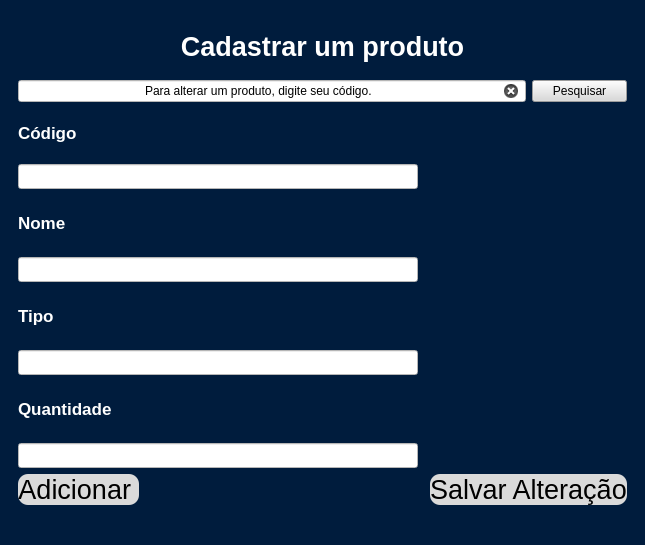
<?xml version="1.0" encoding="UTF-8"?>
<ui version="4.0">
 <class>MainWindow</class>
 <widget class="QMainWindow" name="MainWindow">
  <property name="geometry">
   <rect>
    <x>0</x>
    <y>0</y>
    <width>645</width>
    <height>545</height>
   </rect>
  </property>
  <property name="minimumSize">
   <size>
    <width>645</width>
    <height>545</height>
   </size>
  </property>
  <property name="maximumSize">
   <size>
    <width>1000</width>
    <height>850</height>
   </size>
  </property>
  <property name="font">
   <font>
    <weight>50</weight>
    <bold>false</bold>
   </font>
  </property>
  <property name="windowTitle">
   <string>Cadastro Produto</string>
  </property>
  <property name="styleSheet">
   <string notr="true">background-color: rgb(0, 28, 61);</string>
  </property>
  <widget class="QWidget" name="centralwidget">
   <layout class="QGridLayout" name="gridLayout_2">
    <item row="0" column="0">
     <layout class="QGridLayout" name="gridLayout">
      <property name="leftMargin">
       <number>9</number>
      </property>
      <property name="topMargin">
       <number>9</number>
      </property>
      <property name="rightMargin">
       <number>9</number>
      </property>
      <property name="bottomMargin">
       <number>9</number>
      </property>
      <property name="spacing">
       <number>6</number>
      </property>
      <item row="1" column="3">
       <widget class="QPushButton" name="Pesquisar">
        <property name="styleSheet">
         <string notr="true">background-color: rgb(218, 218, 218);</string>
        </property>
        <property name="text">
         <string>Pesquisar</string>
        </property>
       </widget>
      </item>
      <item row="4" column="0">
       <widget class="QLabel" name="label_3">
        <property name="font">
         <font>
          <pointsize>13</pointsize>
          <weight>75</weight>
          <bold>true</bold>
         </font>
        </property>
        <property name="styleSheet">
         <string notr="true">color: rgb(255, 255, 255);</string>
        </property>
        <property name="text">
         <string>Nome</string>
        </property>
       </widget>
      </item>
      <item row="1" column="0" colspan="3">
       <widget class="QLineEdit" name="lineEdit_5">
        <property name="styleSheet">
         <string notr="true">background-color: rgb(255, 255, 255);</string>
        </property>
        <property name="text">
         <string>Para alterar um produto, digite seu código.</string>
        </property>
        <property name="alignment">
         <set>Qt::AlignCenter</set>
        </property>
        <property name="clearButtonEnabled">
         <bool>true</bool>
        </property>
       </widget>
      </item>
      <item row="9" column="0" colspan="4">
       <widget class="QLineEdit" name="lineEdit_4">
        <property name="minimumSize">
         <size>
          <width>100</width>
          <height>25</height>
         </size>
        </property>
        <property name="maximumSize">
         <size>
          <width>400</width>
          <height>25</height>
         </size>
        </property>
        <property name="styleSheet">
         <string notr="true">background-color: rgb(255, 255, 255);</string>
        </property>
       </widget>
      </item>
      <item row="0" column="0" colspan="4">
       <widget class="QLabel" name="label">
        <property name="font">
         <font>
          <pointsize>20</pointsize>
          <weight>75</weight>
          <bold>true</bold>
         </font>
        </property>
        <property name="styleSheet">
         <string notr="true">color: rgb(255, 255, 255);</string>
        </property>
        <property name="text">
         <string>Cadastrar um produto</string>
        </property>
        <property name="alignment">
         <set>Qt::AlignCenter</set>
        </property>
       </widget>
      </item>
      <item row="2" column="0">
       <widget class="QLabel" name="label_2">
        <property name="minimumSize">
         <size>
          <width>50</width>
          <height>50</height>
         </size>
        </property>
        <property name="maximumSize">
         <size>
          <width>70</width>
          <height>50</height>
         </size>
        </property>
        <property name="font">
         <font>
          <pointsize>13</pointsize>
          <weight>75</weight>
          <bold>true</bold>
         </font>
        </property>
        <property name="styleSheet">
         <string notr="true">color: rgb(255, 255, 255);</string>
        </property>
        <property name="text">
         <string>Código</string>
        </property>
       </widget>
      </item>
      <item row="3" column="0" colspan="4">
       <widget class="QLineEdit" name="lineEdit">
        <property name="minimumSize">
         <size>
          <width>100</width>
          <height>25</height>
         </size>
        </property>
        <property name="maximumSize">
         <size>
          <width>400</width>
          <height>25</height>
         </size>
        </property>
        <property name="styleSheet">
         <string notr="true">background-color: rgb(255, 255, 255);</string>
        </property>
        <property name="clearButtonEnabled">
         <bool>false</bool>
        </property>
       </widget>
      </item>
      <item row="10" column="2" colspan="2">
       <widget class="QPushButton" name="Alterar_produto">
        <property name="font">
         <font>
          <pointsize>20</pointsize>
         </font>
        </property>
        <property name="styleSheet">
         <string notr="true">background-color: rgb(218, 218, 218);
border-radius: 10px;
</string>
        </property>
        <property name="text">
         <string>Salvar Alteração</string>
        </property>
       </widget>
      </item>
      <item row="6" column="0">
       <widget class="QLabel" name="label_4">
        <property name="font">
         <font>
          <pointsize>13</pointsize>
          <weight>75</weight>
          <bold>true</bold>
         </font>
        </property>
        <property name="styleSheet">
         <string notr="true">color: rgb(255, 255, 255);</string>
        </property>
        <property name="text">
         <string>Tipo</string>
        </property>
       </widget>
      </item>
      <item row="10" column="0">
       <widget class="QPushButton" name="cadastro">
        <property name="font">
         <font>
          <pointsize>20</pointsize>
         </font>
        </property>
        <property name="styleSheet">
         <string notr="true">background-color: rgb(218, 218, 218);
border-radius: 10px;</string>
        </property>
        <property name="text">
         <string>Adicionar </string>
        </property>
       </widget>
      </item>
      <item row="10" column="1">
       <spacer name="horizontalSpacer">
        <property name="orientation">
         <enum>Qt::Horizontal</enum>
        </property>
        <property name="sizeHint" stdset="0">
         <size>
          <width>40</width>
          <height>20</height>
         </size>
        </property>
       </spacer>
      </item>
      <item row="5" column="0" colspan="4">
       <widget class="QLineEdit" name="lineEdit_2">
        <property name="minimumSize">
         <size>
          <width>100</width>
          <height>25</height>
         </size>
        </property>
        <property name="maximumSize">
         <size>
          <width>400</width>
          <height>25</height>
         </size>
        </property>
        <property name="styleSheet">
         <string notr="true">background-color: rgb(255, 255, 255);</string>
        </property>
       </widget>
      </item>
      <item row="8" column="0">
       <widget class="QLabel" name="label_5">
        <property name="font">
         <font>
          <pointsize>13</pointsize>
          <weight>75</weight>
          <bold>true</bold>
         </font>
        </property>
        <property name="styleSheet">
         <string notr="true">color: rgb(255, 255, 255);</string>
        </property>
        <property name="text">
         <string>Quantidade</string>
        </property>
       </widget>
      </item>
      <item row="7" column="0" colspan="4">
       <widget class="QLineEdit" name="lineEdit_3">
        <property name="minimumSize">
         <size>
          <width>100</width>
          <height>25</height>
         </size>
        </property>
        <property name="maximumSize">
         <size>
          <width>400</width>
          <height>25</height>
         </size>
        </property>
        <property name="styleSheet">
         <string notr="true">background-color: rgb(255, 255, 255);</string>
        </property>
       </widget>
      </item>
     </layout>
    </item>
   </layout>
  </widget>
  <widget class="QStatusBar" name="statusbar"/>
 </widget>
 <tabstops>
  <tabstop>lineEdit_5</tabstop>
  <tabstop>Pesquisar</tabstop>
  <tabstop>lineEdit</tabstop>
  <tabstop>lineEdit_2</tabstop>
  <tabstop>lineEdit_3</tabstop>
  <tabstop>lineEdit_4</tabstop>
  <tabstop>cadastro</tabstop>
  <tabstop>Alterar_produto</tabstop>
 </tabstops>
 <resources/>
 <connections>
  <connection>
   <sender>Alterar_produto</sender>
   <signal>released()</signal>
   <receiver>lineEdit</receiver>
   <slot>clear()</slot>
   <hints>
    <hint type="sourcelabel">
     <x>402</x>
     <y>455</y>
    </hint>
    <hint type="destinationlabel">
     <x>362</x>
     <y>193</y>
    </hint>
   </hints>
  </connection>
  <connection>
   <sender>Alterar_produto</sender>
   <signal>released()</signal>
   <receiver>lineEdit_2</receiver>
   <slot>clear()</slot>
   <hints>
    <hint type="sourcelabel">
     <x>378</x>
     <y>458</y>
    </hint>
    <hint type="destinationlabel">
     <x>378</x>
     <y>259</y>
    </hint>
   </hints>
  </connection>
  <connection>
   <sender>Alterar_produto</sender>
   <signal>released()</signal>
   <receiver>lineEdit_3</receiver>
   <slot>clear()</slot>
   <hints>
    <hint type="sourcelabel">
     <x>451</x>
     <y>451</y>
    </hint>
    <hint type="destinationlabel">
     <x>447</x>
     <y>325</y>
    </hint>
   </hints>
  </connection>
  <connection>
   <sender>Alterar_produto</sender>
   <signal>released()</signal>
   <receiver>lineEdit_4</receiver>
   <slot>clear()</slot>
   <hints>
    <hint type="sourcelabel">
     <x>505</x>
     <y>449</y>
    </hint>
    <hint type="destinationlabel">
     <x>505</x>
     <y>385</y>
    </hint>
   </hints>
  </connection>
  <connection>
   <sender>cadastro</sender>
   <signal>released()</signal>
   <receiver>lineEdit</receiver>
   <slot>clear()</slot>
   <hints>
    <hint type="sourcelabel">
     <x>78</x>
     <y>456</y>
    </hint>
    <hint type="destinationlabel">
     <x>64</x>
     <y>200</y>
    </hint>
   </hints>
  </connection>
  <connection>
   <sender>cadastro</sender>
   <signal>released()</signal>
   <receiver>lineEdit_2</receiver>
   <slot>clear()</slot>
   <hints>
    <hint type="sourcelabel">
     <x>84</x>
     <y>455</y>
    </hint>
    <hint type="destinationlabel">
     <x>84</x>
     <y>260</y>
    </hint>
   </hints>
  </connection>
  <connection>
   <sender>cadastro</sender>
   <signal>released()</signal>
   <receiver>lineEdit_3</receiver>
   <slot>clear()</slot>
   <hints>
    <hint type="sourcelabel">
     <x>121</x>
     <y>456</y>
    </hint>
    <hint type="destinationlabel">
     <x>102</x>
     <y>323</y>
    </hint>
   </hints>
  </connection>
  <connection>
   <sender>cadastro</sender>
   <signal>released()</signal>
   <receiver>lineEdit_4</receiver>
   <slot>clear()</slot>
   <hints>
    <hint type="sourcelabel">
     <x>154</x>
     <y>459</y>
    </hint>
    <hint type="destinationlabel">
     <x>112</x>
     <y>387</y>
    </hint>
   </hints>
  </connection>
  <connection>
   <sender>Alterar_produto</sender>
   <signal>released()</signal>
   <receiver>lineEdit_5</receiver>
   <slot>clear()</slot>
   <hints>
    <hint type="sourcelabel">
     <x>541</x>
     <y>455</y>
    </hint>
    <hint type="destinationlabel">
     <x>339</x>
     <y>106</y>
    </hint>
   </hints>
  </connection>
 </connections>
</ui>
